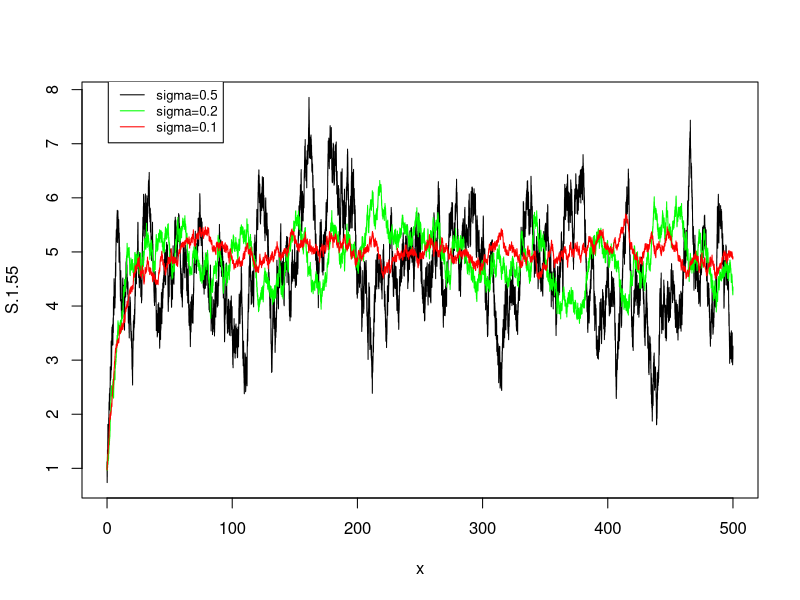
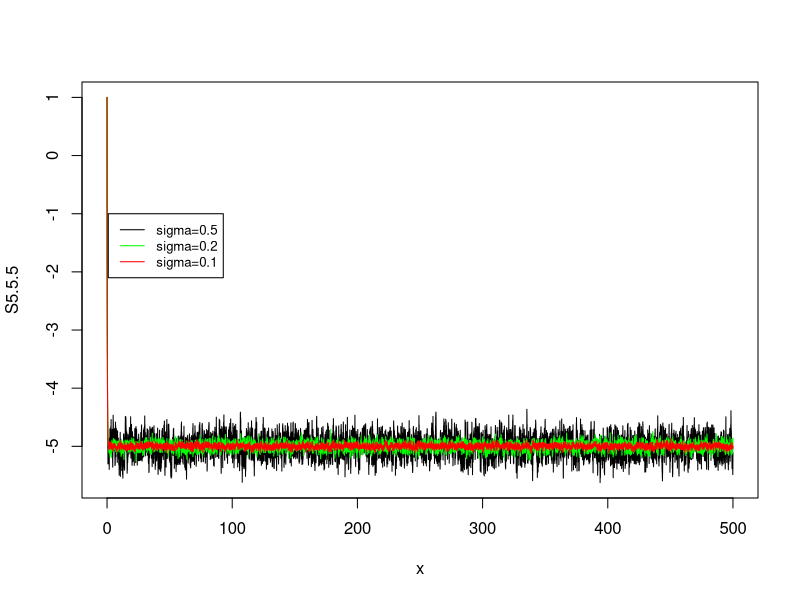
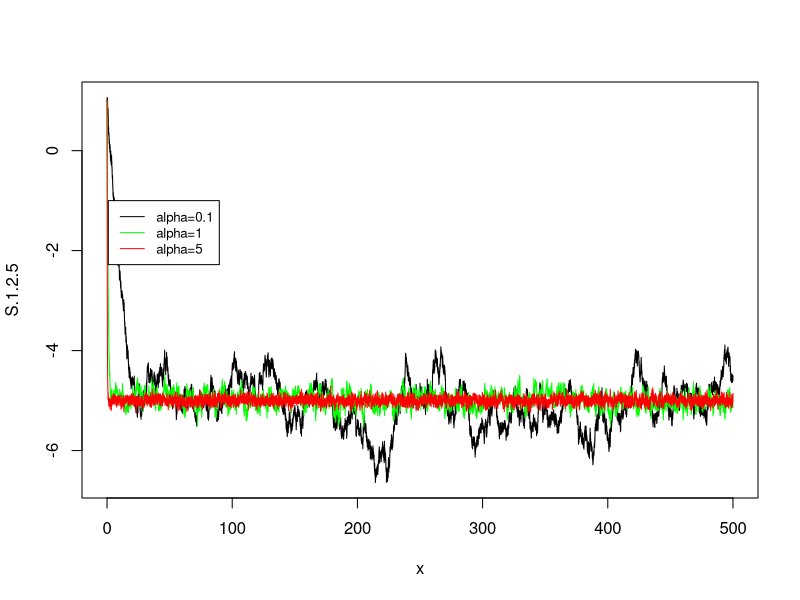
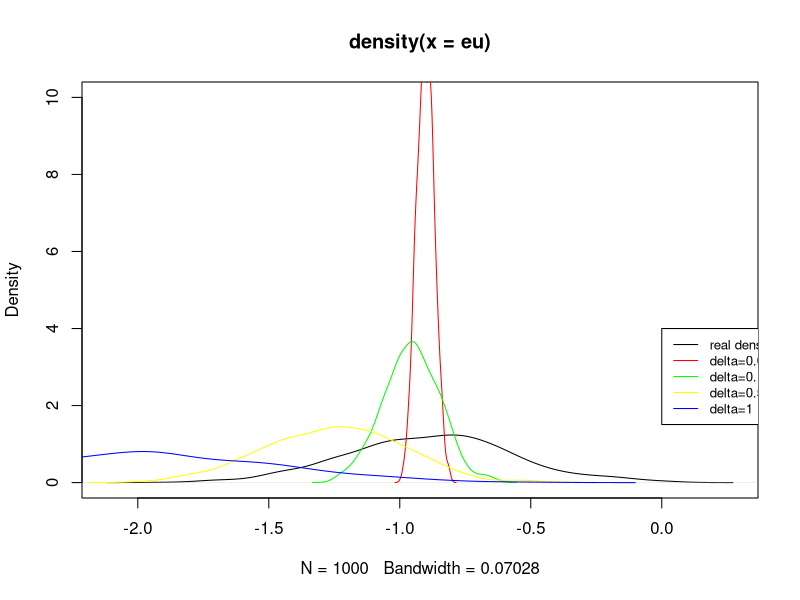
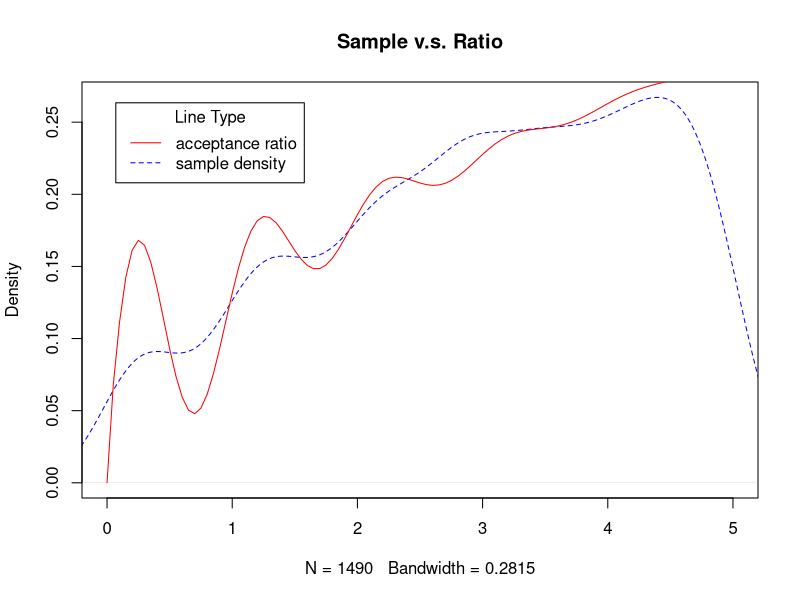

R code for these plots, in order:
## ---- chunk 1
rOU <- function(a,sigma,b,r0=1,T=500,delta=1/500){
  n = T/delta
  r = r0
  ou = c(r)
  
  K = exp(-a*delta)
  S = b*(1-exp(-a*delta))
  H = sigma/sqrt(2*a)*sqrt(1-exp(-2*a*delta))
  P = rnorm(n)
  for(i in 1:n){
    r = K*r+S+H*P[i]
    #ou = append(ou,r)
    ou[i+1] = r
  }
  return(ou)
}
S.1.15 = rOU(0.1,0.1,5)
S.1.25 = rOU(0.1,0.2,5)
S.1.55 = rOU(0.1,0.5,5)
S5.15 = rOU(5,0.1,5)
S5.25 = rOU(5,0.2,5)
S5.55 = rOU(5,0.5,5)
S1.15 = rOU(1,0.1,5)
S1.25 = rOU(1,0.2,5)
S1.55 = rOU(1,0.5,5)
S.1.1.5 = rOU(0.1,0.1,-5)
S.1.2.5 = rOU(0.1,0.2,-5)
S.1.5.5 = rOU(0.1,0.5,-5)
S5.1.5 = rOU(5,0.1,-5)
S5.2.5 = rOU(5,0.2,-5)
S5.5.5 = rOU(5,0.5,-5)
S1.1.5 = rOU(1,0.1,-5)
S1.2.5 = rOU(1,0.2,-5)
S1.5.5 = rOU(1,0.5,-5)
## ---- chunk 2
x = seq(0,500,by=1/500)
plot(x,S.1.55,type='l')
lines(x,S.1.25,col='green')
lines(x,S.1.15,col='red')
legend(1,8.2, legend=c("sigma=0.5", "sigma=0.2","sigma=0.1"),
       col=c("black","green", "red"),lty=1,cex=0.8)
## ---- chunk 3
x = seq(0,500,by=1/500)
plot(x,S5.5.5,type='l')
lines(x,S5.2.5,col='green')
lines(x,S5.1.5,col='red')
legend(1,-1, legend=c("sigma=0.5", "sigma=0.2","sigma=0.1"),
       col=c("black","green", "red"),lty=1,cex=0.8)
## ---- chunk 4
x = seq(0,500,by=1/500)
plot(x,S.1.2.5,type='l')
lines(x,S1.2.5,col='green')
lines(x,S5.2.5,col='red')
legend(1,-1, legend=c("alpha=0.1", "alpha=1","alpha=5"),
       col=c("black","green", "red"),lty=1,cex=0.8)
## ---- chunk 5
eOU <- function(a,sigma,b,delta,r0=1,n=1000,m=1/delta){
  eu = numeric(0)
  for(j in 1:n){
    r = r0
    for(i in 1:m){
      r = rnorm(1,mean = r+a*(b-r)*delta,sd = sigma*delta)
    }
    eu[j] = r
  }
  eu
}

eu = numeric(0)
for(j in 1:1000){
  eu[j] = rOU(1,0.5,-2,T=1,delta=1)[2]
}

plot(density(eu),ylim = c(0,10),type='l')
lines(density(eOU(1,0.5,-2,.01)),type='l',col='red')
lines(density(eOU(1,0.5,-2,.1)),type='l',col='green')
lines(density(eOU(1,0.5,-2,.5)),type='l',col='yellow')
lines(density(eOU(1,0.5,-2,1)),type='l',col='blue')
legend(0,4, legend=c("real density","delta=0.01", "delta=0.1","delta=0.5","delta=1"),
       col=c("black","red","green", "yellow","blue"),lty=1,cex=0.8)
## ---- chunk 6
rnhpp <- function(intensity, intmax, tmax) {
    n <- rpois(1, intmax)
    tt <- runif(n, 0, tmax)
    u <- runif(n)
    accept <- u < intensity(tt) / intmax
    sort(tt[accept])
}

intfun <- function(x) sin(2 * pi * x) * exp(-x) + sqrt(x)

simulate <- rnhpp(intfun, 7.607737136139157, 5)
## ---- chunk 7
together = unlist(replicate(1000, rnhpp(intfun, 7.607737136139157, 5)))
plot(density(together),xlim=c(0,5),lty=2,pch=17,col="blue",main = "Sample v.s. Ratio")
sintfun <- function(x) (sin(2 * pi * x) * exp(-x) + sqrt(x))/7.607737136139157
plot(sintfun,xlim = c(0,5),lty=1,pch=15,col = 'red',add=TRUE)
legend("topleft", inset=.05, title="Line Type", c("acceptance ratio","sample density"), lty=c(1, 2), col=c("red", "blue"))
